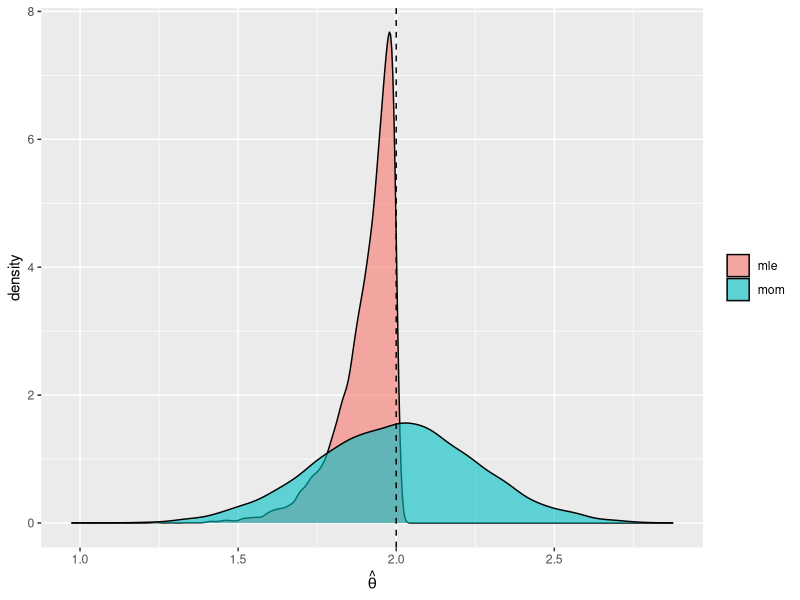
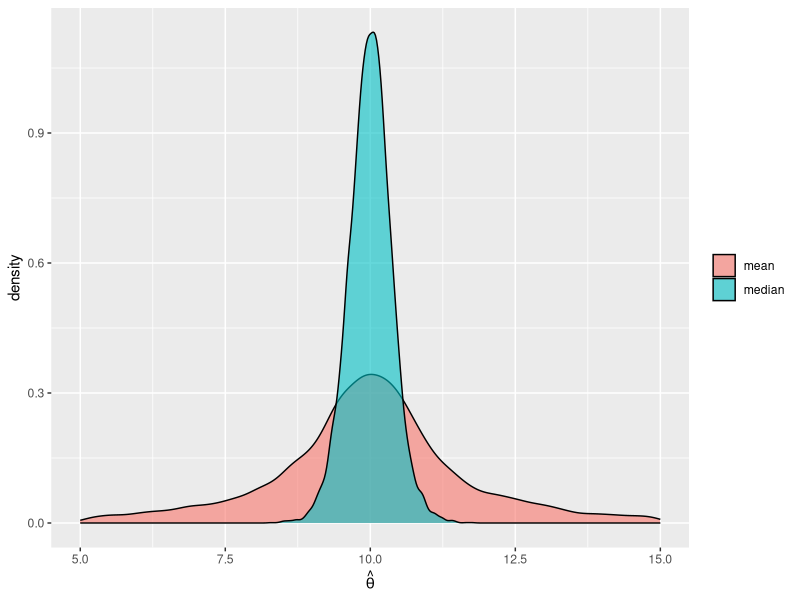
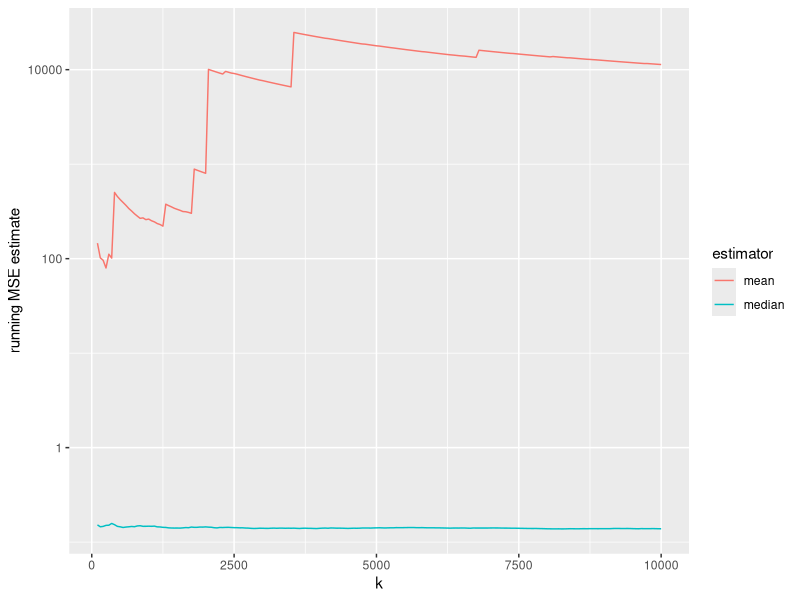
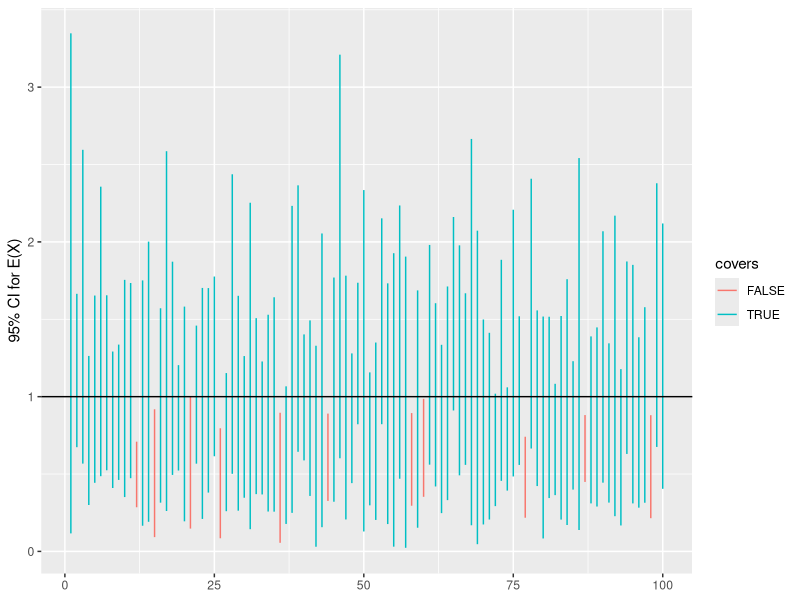

These charts were generated, in order, by the following R code:
## ---- chunk 1
knitr::opts_chunk$set(echo = TRUE, out.width = "75%", fig.align = "center",
                      fig.width = 6, fig.height = 2.2)
options(width = 60, digits = 4)
set.seed(70413)
library(tidyverse)
## ---- chunk 2
k <- 10000; n <- 20; theta <- 2
datasets <- replicate(k, runif(n, 0, theta), simplify = FALSE)
mle <- map_dbl(datasets, max)
mom <- map_dbl(datasets, ~ 2 * mean(.x))
## ---- chunk 3
tibble(mle = mle, mom = mom) %>%
  pivot_longer(everything()) %>%
  ggplot(aes(x = value, fill = name)) +
  geom_density(alpha = 0.6) +
  geom_vline(xintercept = theta, lty = 2) +
  labs(x = expression(hat(theta)), fill = NULL)
## ---- chunk 4
as.numeric(t.test(mle - theta)$conf.int)
as.numeric(t.test(mom - theta)$conf.int)
## ---- chunk 5
c(var(mle), var(mom))
## ---- chunk 6
as.numeric(t.test((mle - theta)^2)$conf.int)
as.numeric(t.test((mom - theta)^2)$conf.int)
## ---- chunk 7
c(var(mle) + mean(mle - theta)^2, mean((mle - theta)^2))
## ---- chunk 8
ci <- function(v) as.numeric(t.test(v)$conf.int)
exact <- c(`mle bias` = -theta/(n+1), `mom bias` = 0,
           `mle mse` = 2*theta^2/((n+1)*(n+2)), `mom mse` = theta^2/(3*n))
obs <- rbind(ci(mle - theta), ci(mom - theta),
             ci((mle - theta)^2), ci((mom - theta)^2))
f6 <- function(v) sprintf("%.6f", v)
knitr::kable(data.frame(exact = f6(exact), lo = f6(obs[,1]), hi = f6(obs[,2]),
                        covers = exact >= obs[,1] & exact <= obs[,2]),
             align = "rrrl")
## ---- chunk 9
compare <- function(n, k = 10000, theta = 2) {
  d <- replicate(k, runif(n, 0, theta), simplify = FALSE)
  est <- list(mle = map_dbl(d, max),
              mom = map_dbl(d, ~ 2 * mean(.x)))
  map_dfr(est, ~ tibble(bias = mean(.x - theta), var = var(.x),
                        mse = mean((.x - theta)^2)),
          .id = "estimator") %>%
    mutate(n = n, .before = 1)
}
## ---- chunk 10
knitr::kable(map_dfr(c(5, 20, 80), compare), digits = 4)
## ---- chunk 11
k <- 10000; n <- 20; true_theta <- 10
cdata <- replicate(k, rcauchy(n, location = true_theta),
                   simplify = FALSE)
cmed <- map_dbl(cdata, median)
cmean <- map_dbl(cdata, mean)
## ---- chunk 12
range(cmed)
range(cmean)
## ---- chunk 13
tibble(median = cmed, mean = cmean) %>%
  pivot_longer(everything()) %>%
  ggplot(aes(x = value, fill = name)) +
  geom_density(alpha = 0.6) + xlim(5, 15) +
  labs(x = expression(hat(theta)), fill = NULL)
## ---- chunk 14
mean(cmean - true_theta)
mean((cmean - true_theta)^2)
## ---- chunk 15
ks <- seq(100, k, by = 50)
tibble(k = rep(ks, 2),
       est = c(cumsum((cmean - true_theta)^2)[ks] / ks,
               cumsum((cmed - true_theta)^2)[ks] / ks),
       estimator = rep(c("mean", "median"), each = length(ks))) %>%
  ggplot(aes(x = k, y = est, colour = estimator)) +
  geom_line() + scale_y_log10() + labs(y = "running MSE estimate")
## ---- chunk 16
ctrim <- map_dbl(cdata, mean, trim = 0.25)
map_dbl(list(median = cmed, trimmed = ctrim),
        ~ mean((.x - true_theta)^2))
## ---- chunk 17
covers <- function(x, truth) {
  ci <- t.test(x)$conf.int
  ci[1] <= truth && truth <= ci[2]
}
## ---- chunk 18
k <- 10000
map_dbl(set_names(c(5, 10, 30, 100)),
        ~ mean(replicate(k, covers(rexp(.x), truth = 1))))
## ---- chunk 19
hits <- sum(replicate(k, covers(rexp(10), truth = 1)))
as.numeric(binom.test(hits, k, conf.level = 0.99)$conf.int)
## ---- chunk 20
set.seed(11)
map_dfr(1:100, function(i) {
  ci <- t.test(rexp(10))$conf.int
  tibble(i = i, lo = ci[1], hi = ci[2],
         covers = ci[1] <= 1 && 1 <= ci[2])
}) %>%
  ggplot(aes(x = i, colour = covers)) +
  geom_segment(aes(y = lo, yend = hi, xend = i)) +
  geom_hline(yintercept = 1) +
  labs(x = NULL, y = "95% CI for E(X)", colour = "covers")
## ---- chunk 21
mean(replicate(1000, diff(t.test(rexp(10))$conf.int)))
